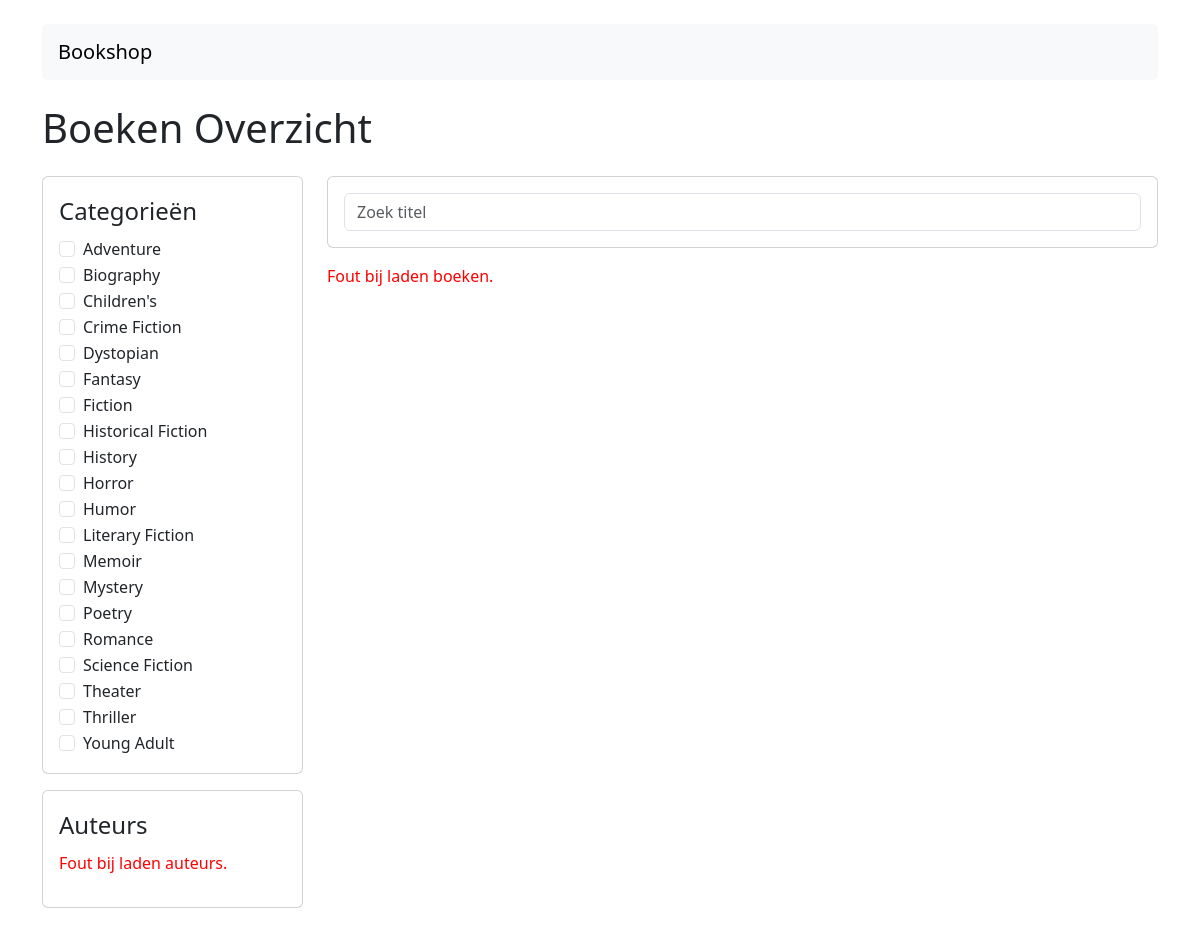
The app's page /overview.php with its own data.
### tables this page shows
CREATE TABLE `categories` (
  `category_id` int(11) NOT NULL,
  `category_name` varchar(50) NOT NULL
);

### classes/categories.php (called while the page is built, shortened)
<?php
class Category
{
    public static function findAll()
    {
        $conn = Database::start();
        $sql = "SELECT * FROM categories";
        $result = $conn->query($sql);
        $categories = [];
        if ($result->num_rows > 0) {
            while ($row = $result->fetch_assoc()) {
                $category = new Category();
                $category->id = $row["category_id"];
                $category->name = $row["category_name"];
                $categories[] = $category;
            }
        }
        return $categories;
    }
}
?>

### overview.php (the view, shortened to what this page needs)
<?php
include "classes/categories.php";
?>
<!DOCTYPE html>
<html lang="nl">
<head>
    <link rel="stylesheet" href="https://cdn.jsdelivr.net/npm/bootstrap@5.3.2/dist/css/bootstrap.min.css">
    <link rel="stylesheet" href="css/styles.css">
</head>
<body>
    <div class="container py-4">
        <nav class="navbar navbar-light bg-light rounded mb-4 px-3 py-2">
            <a class="navbar-brand" href="index.php">Bookshop</a>
        </nav>
        <h1 class="mb-4">Boeken Overzicht</h1>
        <div class="row g-4">
            <div class="col-md-3">
                <div class="card mb-3">
                    <div class="card-body">
                        <fieldset>
                            <legend>Categorieën</legend>
                            <?php foreach (Category::findAll() as $c): ?>
                                <div class="form-check">
                                    <input class="form-check-input"
                                           type="checkbox"
                                           name="categories[]"
                                           value="<?php echo $c->id; ?>"
                                           onchange="loadOverview()"
                                           id="cat-<?php echo $c->id; ?>">
                                    <label class="form-check-label" for="cat-<?php echo $c->id; ?>">
                                        <?php echo htmlspecialchars($c->name); ?>
                                    </label>
                                </div>
                            <?php endforeach; ?>
                        </fieldset>
                    </div>
                </div>
                <div class="card">
                    <div class="card-body">
                        <fieldset>
                            <legend>Auteurs</legend>
                            <div id="author-filter">
                            </div>
                        </fieldset>
                    </div>
                </div>
            </div>
            <div class="col-md-9">
                <div class="card mb-3">
                    <div class="card-body">
                        <input type="text"
                               id="search-input"
                               class="form-control"
                               placeholder="Zoek titel"
                               onkeyup="loadOverview()">
                    </div>
                </div>
                <div id="overview">
                </div>
            </div>
        </div>
    </div>
</body>
</html>

### records on screen
categories: category_name "Adventure"
categories: category_name "Biography"
categories: category_name "Children's"
categories: category_name "Crime Fiction"
categories: category_name "Dystopian"
categories: category_name "Fantasy"
categories: category_name "Fiction"
categories: category_name "Historical Fiction"
categories: category_name "History"
categories: category_name "Horror"
categories: category_name "Humor"
categories: category_name "Literary Fiction"
categories: category_name "Memoir"
categories: category_name "Mystery"
categories: category_name "Poetry"
categories: category_name "Romance"
categories: category_name "Science Fiction"
categories: category_name "Theater"
categories: category_name "Thriller"
categories: category_name "Young Adult"
